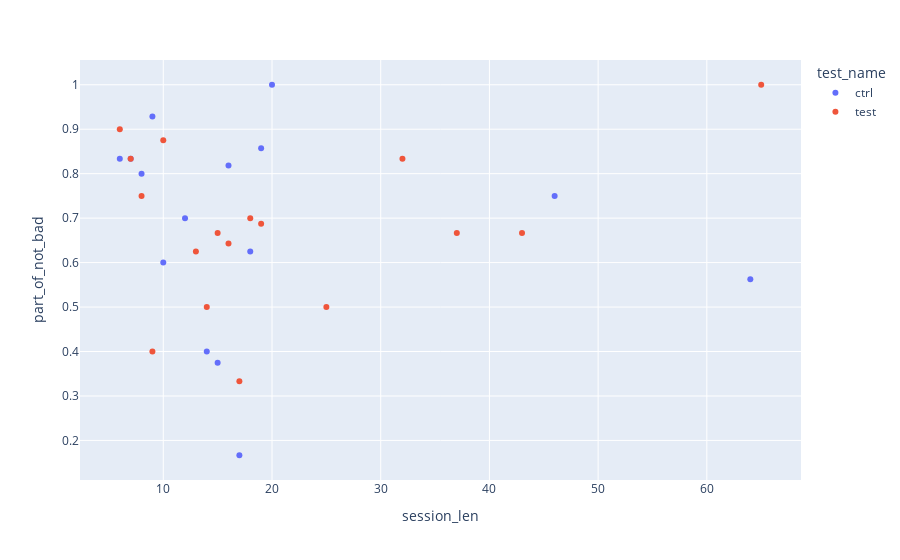

Notebook cell for this chart:
### Code cell
fig = px.scatter(
    session_len_grouped[(session_len_grouped["cnt"] >= 5)], 
    y='part_of_not_bad', 
    x='session_len', 
    color="test_name")
fig.show()

### Figure 1 — Plotly figure (JSON) as saved in the notebook; plotly's stock layout.template omitted (floating-point values rounded to 4 significant figures)
{"data": [{"hovertemplate": "test_name=ctrl<br>session_len=%{x}<br>part_of_not_bad=%{y}<extra></extra>", "legendgroup": "ctrl", "marker": {"color": "#636efa", "symbol": "circle"}, "mode": "markers", "name": "ctrl", "orientation": "v", "showlegend": true, "type": "scatter", "x": [6, 7, 8, 9, 10, 12, 14, 15, 16, 17, 18, 19, 20, 46, 64], "xaxis": "x", "y": [0.8333, 0.8333, 0.8, 0.9286, 0.6, 0.7, 0.4, 0.375, 0.8182, 0.1667, 0.625, 0.8571, 1, 0.75, 0.5625], "yaxis": "y"}, {"hovertemplate": "test_name=test<br>session_len=%{x}<br>part_of_not_bad=%{y}<extra></extra>", "legendgroup": "test", "marker": {"color": "#EF553B", "symbol": "circle"}, "mode": "markers", "name": "test", "orientation": "v", "showlegend": true, "type": "scatter", "x": [6, 7, 8, 9, 10, 13, 14, 15, 16, 17, 18, 19, 25, 32, 37, 43, 65], "xaxis": "x", "y": [0.9, 0.8333, 0.75, 0.4, 0.875, 0.625, 0.5, 0.6667, 0.6429, 0.3333, 0.7, 0.6875, 0.5, 0.8333, 0.6667, 0.6667, 1], "yaxis": "y"}], "layout": {"legend": {"title": {"text": "test_name"}, "tracegroupgap": 0}, "margin": {"t": 60}, "xaxis": {"anchor": "y", "domain": [0, 1], "title": {"text": "session_len"}}, "yaxis": {"anchor": "x", "domain": [0, 1], "title": {"text": "part_of_not_bad"}}}}
